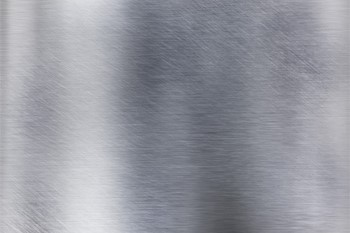
#> input picture source/ocr/free-texture.jpg, 350 x 233 px, found by its file name
$ python data_gen.py
#> lines starting #> are read from the running program, lines starting #| are printed output that depends on the picture; after the words box and inside, x2 and y2 are one past the last pixel; in counts of white or black regions, pixels touching at a corner belong together
import random

import cv2
import numpy as np
import pandas as pd

# normalize
from sklearn.preprocessing import MinMaxScaler

BACKGROUND = "/home/kousei/image_proccessing/source/ocr/free-texture.jpg"
FONT = cv2.FONT_HERSHEY_SIMPLEX
FONT_SCALE = 2
FONT_THICKNESS = 2
FONT_COLOR = (255, 255, 255)
FONT_LINE_TYPE = cv2.LINE_AA
FONT_MARGIN = 10
TEXT_X = 50
TEXT_Y = 150
IMG_PATH = "/home/kousei/image_proccessing/source/ocr/dataset/"

TRAIN_PATH = "/home/kousei/image_proccessing/source/ocr/train"
VAILD_PATH = "/home/kousei/image_proccessing/source/ocr/valid"


# アルミの刻印画像を生成するクラス
class Stamped:
    def __init__(self) -> None:
        self.label = pd.DataFrame(
            columns=["label", "text", "x", "y", "w", "h"]
        )

    def __draw_text(self, text: str, name: str) -> None:
        # 背景画像の読み込み
#> called with text = '59Y NB'
        self.img = cv2.imread(BACKGROUND)
#> self.img is the input picture: shape (233, 350, 3); mean B, G, R 160.4, 152, 150.4
        # 背景画像をやや暗くする
        self.img = cv2.addWeighted(
            self.img, 0.7, np.zeros_like(self.img), 0.7, 0
        )
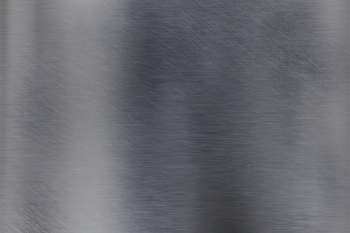
#> self.img: shape (233, 350, 3); mean B, G, R 112.3, 106.4, 105.3
        # テキストの挿入
        cv2.putText(
            self.img,
            text,
            (TEXT_X, TEXT_Y),
            FONT,
            FONT_SCALE,
            FONT_COLOR,
            FONT_THICKNESS,
            FONT_LINE_TYPE,
        )
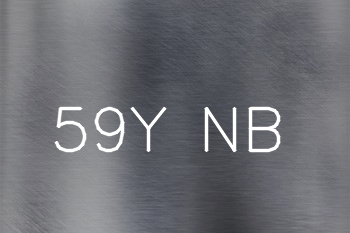
#> self.img: shape (233, 350, 3); 3.53% of pixels changed, all inside (x1, y1, x2, y2) = (54, 106, 281, 153)
        # テキストを囲うバウンディングボックスを取得
        text_size, _ = cv2.getTextSize(text, FONT, FONT_SCALE, FONT_THICKNESS)
        text_w, text_h = text_size
        text_x = TEXT_X - FONT_MARGIN
        text_y = TEXT_Y - text_h - FONT_MARGIN
        text_w += 2 * FONT_MARGIN
        text_h += 2 * FONT_MARGIN
        # cv2.rectangle(
        #     self.img,
        #     (text_x, text_y),
        #     (text_x + text_w, text_y + text_h),
        #     (0, 255, 0),
        #     2,
        # )

        # テキストとバウンディングボックスの座標を保存
        self.text = text

        # テキストとバウンディングボックスをランダムに回転
        angle = random.randint(-30, 30)
        center = (TEXT_X + text_w // 2, TEXT_Y - text_h // 2)
        rot_mat = cv2.getRotationMatrix2D(center, angle, 1.0)
        self.img = cv2.warpAffine(
            self.img, rot_mat, (self.img.shape[1], self.img.shape[0])
        )
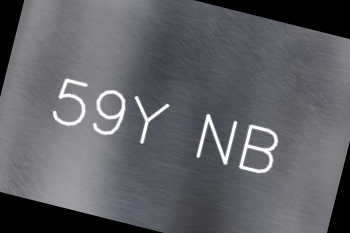
#> self.img: shape (233, 350, 3); mean B, G, R 102.7, 97.4, 96.3

        # 回転後のバウンディングボックスを算出
        rot_mat = cv2.getRotationMatrix2D(center, angle, 1.0)
        corners = np.array(
            [
                [text_x, text_y],
                [text_x + text_w, text_y],
                [text_x + text_w, text_y + text_h],
                [text_x, text_y + text_h],
            ],
            dtype=np.float32,
        )
        corners = np.dot(rot_mat, np.hstack([corners, np.ones((4, 1))]).T).T
        corners = corners.reshape(-1, 2).astype(np.int32)
        x, y, w, h = cv2.boundingRect(corners)

        # labelに追加
        frame = pd.DataFrame(
            [[0, text, x, y, w, h]],
            columns=["label", "text", "x", "y", "w", "h"],
        )
        self.label = pd.concat([self.label, frame])

        # 解像度を下げる(アスペクト比約3:2)
        self.img = cv2.resize(self.img, (192, 129))
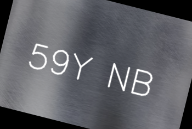
#> self.img: shape (129, 192, 3); mean B, G, R 102.6, 97.3, 96.2
        # ノイズを追加
        noise = np.random.normal(0, 3, (129, 192, 3))
        self.img = np.clip(self.img + noise, 0, 255).astype(np.uint8)
        # 画像の保存
        cv2.imwrite(name, self.img)

    def __generate_text(self) -> str:
        # ランダムな２桁の数字を生成
        text = str(random.randint(10, 99))
        # ランダムな一つのアルファベットを生成
        text += chr(random.randint(65, 90))
        # スペースを追加
        text += " "
        # ランダムなアルファベットを生成
        text += chr(random.randint(65, 90))
        text += chr(random.randint(65, 90))
        return text

    def generate_img(self, num: int) -> None:
        for i in range(num):
            text = self.__generate_text()
            name = IMG_PATH + "data" + str(i) + ".jpg"
            self.__draw_text(text, name)

    def generate_yolo_dataset(self, num: int) -> None:
        train_num = int(num * 0.8)
        valid_num = num - train_num

        for i in range(train_num):
            text = self.__generate_text()
            name = TRAIN_PATH + "/images/" + str(i) + ".jpg"
            self.__draw_text(text, name)

        # labelのインデックスを振り直す
        self.label = self.label.reset_index(drop=True)
        # labelを正規化
        scaler = MinMaxScaler()
        self.label[["x", "y", "w", "h"]] = scaler.fit_transform(
            self.label[["x", "y", "w", "h"]]
        )

        print(self.label.head())
        # yoloのラベルファイルを生成
        for i in range(train_num):
            with open(TRAIN_PATH + "/labels/" + str(i) + ".txt", "w") as f:
                f.write(
                    "0 "
                    + str(self.label["x"][i])
                    + " "
                    + str(self.label["y"][i])
                    + " "
                    + str(self.label["w"][i])
                    + " "
                    + str(self.label["h"][i])
                )

        # labelファイルを初期化
        self.label = pd.DataFrame(columns=["text", "x", "y", "w", "h"])

        for i in range(valid_num):
            text = self.__generate_text()
            name = VAILD_PATH + "/images/" + str(i) + ".jpg"
            self.__draw_text(text, name)

        # labelのインデックスを振り直す
        self.label = self.label.reset_index(drop=True)
        # labelを正規化
        scaler = MinMaxScaler()
        self.label[["x", "y", "w", "h"]] = scaler.fit_transform(
            self.label[["x", "y", "w", "h"]]
        )

        # yoloのラベルファイルを生成
        for i in range(valid_num):
            with open(VAILD_PATH + "/labels/" + str(i) + ".txt", "w") as f:
                f.write(
                    "0 "
                    + str(self.label["x"][i])
                    + " "
                    + str(self.label["y"][i])
                    + " "
                    + str(self.label["w"][i])
                    + " "
                    + str(self.label["h"][i])
                )


if __name__ == "__main__":
    # 初期化
    stamped = Stamped()
    # 画像生成
    stamped.generate_yolo_dataset(1000)
